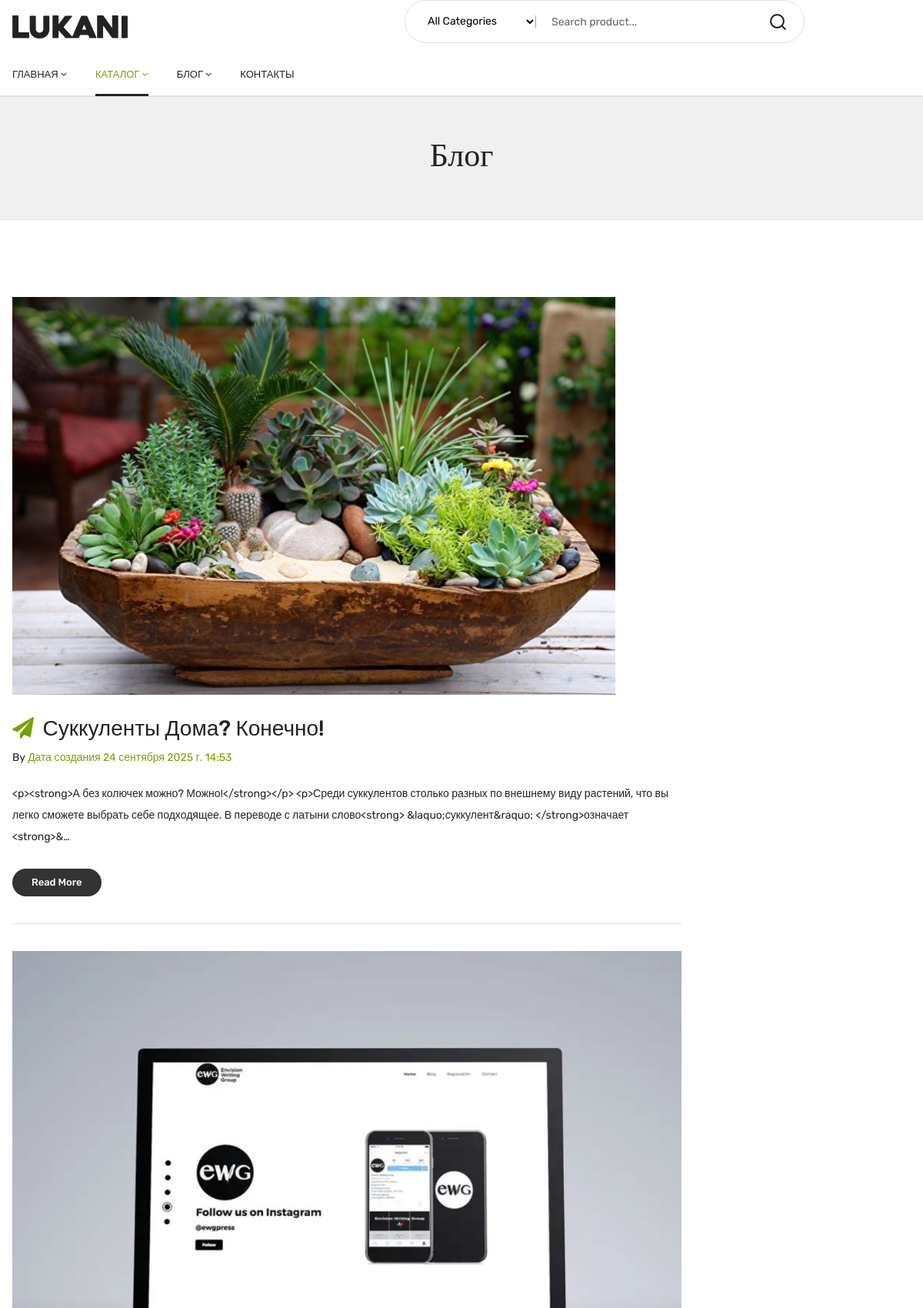
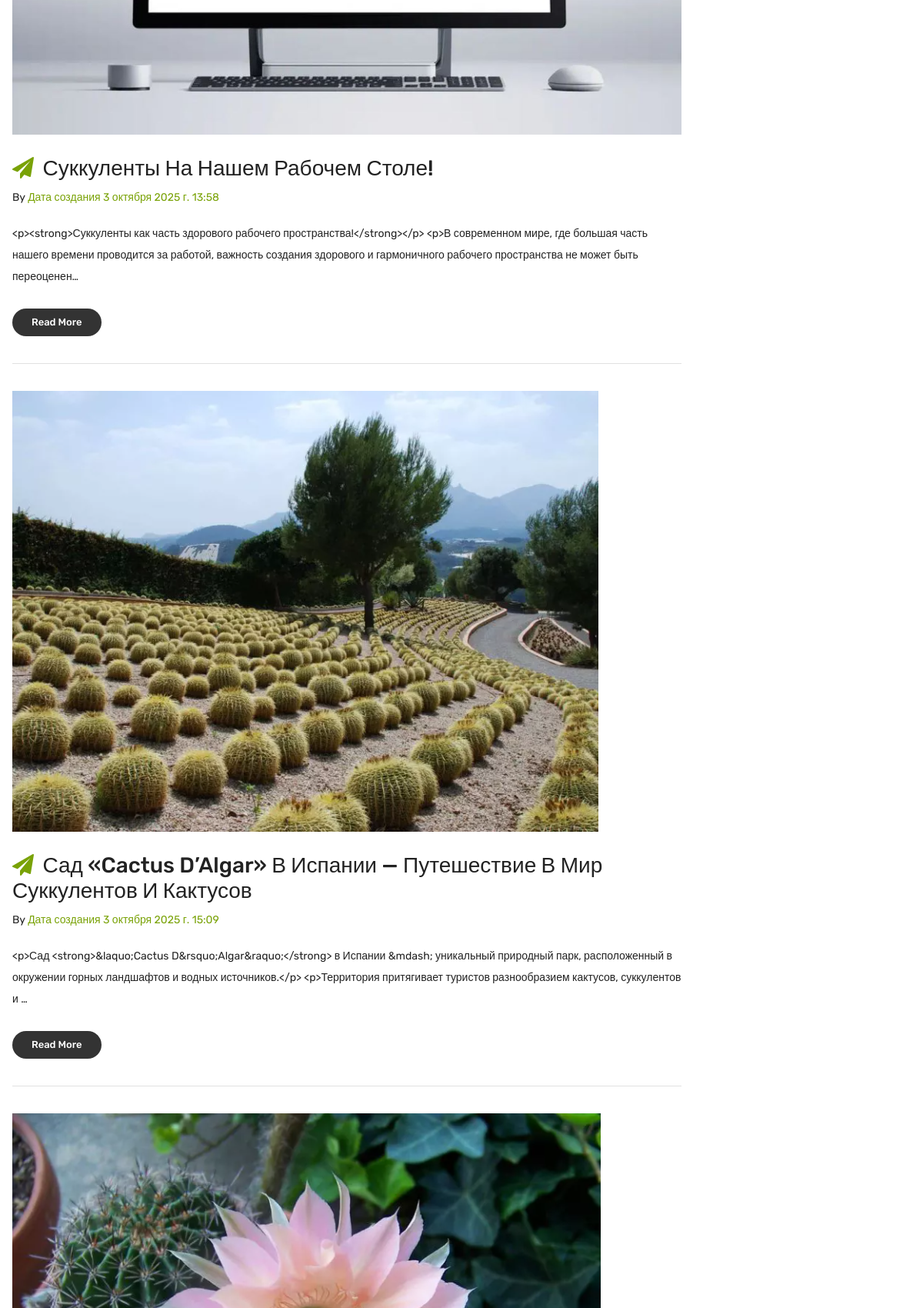
Page /blog/posts/ (upper part) on the committed database (2 pictures, top to bottom).
### blog/models.py (models this page shows, shortened)
class Posts(models.Model):
    title = models.CharField(max_length=100)
    content = models.TextField(null=True,blank=True)
    image = models.ImageField(null=True,blank=True,upload_to='projects/%Y/%m/%d/')
    created = models.DateTimeField(auto_now_add=True)

### blog/views.py (the view)
# urls.py: path('posts/', views.posts, name='menu.posts'),
def posts(request):
    posts = Posts.objects.all()
    context = {'posts':posts}
    return render(request, 'blog/blog_post.html', context)

### blog/templates/blog/blog_post.html (shortened to what this page needs)
{% extends 'menu/index.html' %}
{% load static %}
{% block content %}
    <header>
        <div class="main_header">
            <div class="header_middle">
                <div class="container">
                    <div class="row align-items-center">
                        <div class="col-lg-3 col-md-3 col-4">
                            <div class="logo">
                                <a href="{% url 'menu.index' %}"><img src="{% static 'img/logo/logo.png' %}" alt=""></a>
                            </div>
                        </div>
                        <div class="col-lg-9 col-md-6 col-6">
                            <div class="header_right_info">
                                <div class="search_container">
                                    <form action="#">
                                        <div class="hover_category">
                                            <select class="select_option" name="select" id="categori1">
                                                <option selected value="1">All Categories</option>
                                            </select>
                                        </div>
                                        <div class="search_box">
                                            <input placeholder="Search product..." type="text">
                                            <button type="submit"><i class="icon-search"></i></button>
                                        </div>
                                    </form>
                            </div>
                        </div>
                    </div>
                </div>
            </div>
            <div class="header_bottom sticky-header">
                <div class="container">
                    <div class="row align-items-center">
                        <div class="col-lg-6">
                            <div class="main_menu menu_position">
                                <nav>
                                    <ul>
                                        <li>
                                            <a href="{% url 'menu.index' %}">Главная<i class="fa fa-angle-down"></i></a>
                                        </li>
                                        <li class="mega_items">
                                            <a class="active" href="{% url 'menu.catalog' %}">Каталог<i
                                                    class="fa fa-angle-down"></i>
                                            </a>
                                        </li>
                                        <li><a href="{%  url 'menu.posts' %}">Блог<i class="fa fa-angle-down"></i></a>
                                        </li>
                                        <li><a href="contact.html"> Контакты </a></li>
                                    </ul>
                                </nav>
                            </div>
                        </div>
                    </div>
                </div>
            </div>
        </div>
    </header>
    <div class="breadcrumbs_area">
        <div class="container">
            <div class="row">
                <div class="col-12">
                    <div class="breadcrumb_content">
                        <h3>Блог</h3>
                    </div>
                </div>
            </div>
        </div>
    </div>
    <div class="blog_page_section blog_fullwidth mt-100">
        <div class="container">
            <div class="row">
                <div class="col-lg-9 col-md-12">
                    <div class="blog_wrapper">
                        {% for post in posts %}
                        <article class="single_blog">
                            <figure>
                                <div class="blog_thumb">
                                    {% if post.image %}
                                    <a href="{% url 'post_detail' pk=post.pk %}"><img src="{{ post.image.url }}" alt=""></a>
                                    {% else %}
                                        <img src="{% static 'img/default.jpg' %}" alt="Нет изображения">
                                    {% endif %}
                                </div>
                                <figcaption class="blog_content">
                                    <h4 class="post_title">
                                        <a href="{% url 'post_detail' pk=post.pk %}"><i class="fa fa-paper-plane"></i>
                                            {{ post.title }}
                                        </a>
                                    </h4>
                                    <div class="blog_meta">
                                        <p>By <a href="#">Дата создания</a> <a>{{ post.created }}</a></p>
                                    </div>
                                    <p class="post_desc">{{ post.content|truncatechars:250  }}</p>
                                    <footer class="btn_more">
                                        <a href="blog-details.html"> Read more</a>
                                    </footer>
                                </figcaption>
                            </figure>
                        </article>
                        {% endfor %}
                    </div>
                </div>
{% endblock %}

### menu/templates/menu/index.html (shortened to what this page needs)
{% load static %}
<head>
    <link rel="stylesheet" href="{% static 'css/bootstrap.min.css' %}">
    <link rel="stylesheet" href="{% static 'css/owl.carousel.min.css' %}">
    <link rel="stylesheet" href="{% static 'css/slick.css' %}">
    <link rel="stylesheet" href="{% static 'css/magnific-popup.css' %}">
    <link rel="stylesheet" href="{% static 'css/font.awesome.css' %}">
    <link rel="stylesheet" href="{% static 'css/animate.css' %}">
    <link rel="stylesheet" href="{% static 'css/jquery-ui.min.css' %}">
    <link rel="stylesheet" href="{% static 'css/slinky.menu.css' %}">
    <link rel="stylesheet" href="{% static 'css/plugins.css' %}">
    <link rel="stylesheet" href="{% static 'css/style.css' %}">
</head>
{% block content %}{% endblock %}

### menu/templates/menu/footer.html (shortened to what this page needs)
{% load static %}

### menu/static/css/plugins.css (style rules this page uses)
[class^="icon-"], [class*=" icon-"] { font-family: 'plaza-icon' !important; speak: none; font-style: normal; font-weight: normal; font-variant: normal; text-transform: none; line-height: 1; -webkit-font-smoothing: antialiased; -moz-osx-font-smoothing: grayscale; }
.icon-search:before { content: "\e9c1"; }

### rows in the picture
Posts: image (picture), title "Суккуленты Дома? Конечно!", created "24 сентября 2025 г. 14:53", content "<p><strong>А без колючек можно? Можно!</strong></p> <p>Среди суккулентов столько разных по внешнему виду растений, что вы легко сможете выбрать себе подходящее. В переводе с латыни слово<strong> &laquo;суккулент&raquo; </strong>означает <strong>&…"
Posts: title "Суккуленты На Нашем Рабочем Столе!", created "3 октября 2025 г. 13:58", content "<p><strong>Суккуленты как часть здорового рабочего пространства!</strong></p> <p>В современном мире, где большая часть нашего времени проводится за работой, важность создания здорового и гармоничного рабочего пространства не может быть переоценен…"
Posts: image (picture), title "Сад «Cactus D’Algar» В Испании — Путешествие В Мир Суккулентов И Кактусов", created "3 октября 2025 г. 15:09", content "<p>Сад <strong>&laquo;Cactus D&rsquo;Algar&raquo;</strong> в Испании &mdash; уникальный природный парк, расположенный в окружении горных ландшафтов и водных источников.</p> <p>Территория притягивает туристов разнообразием кактусов, суккулентов и …"
Posts: image (picture)
